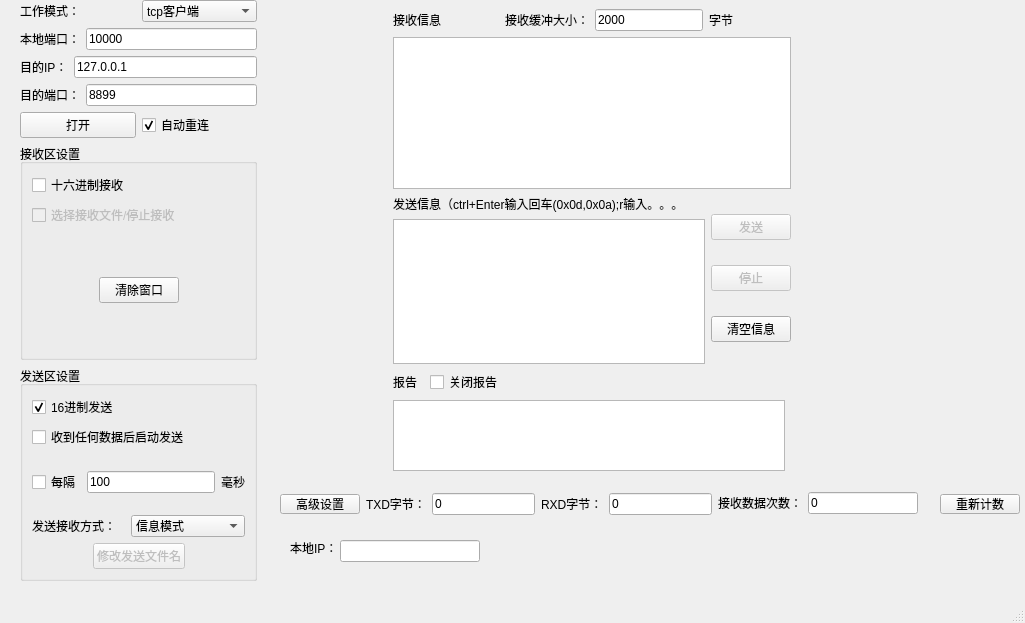
<?xml version="1.0" encoding="UTF-8"?>
<ui version="4.0">
 <class>MainWindow</class>
 <widget class="QMainWindow" name="MainWindow">
  <property name="geometry">
   <rect>
    <x>0</x>
    <y>0</y>
    <width>1025</width>
    <height>623</height>
   </rect>
  </property>
  <property name="windowTitle">
   <string>MainWindow</string>
  </property>
  <widget class="QWidget" name="centralwidget">
   <widget class="QWidget" name="layoutWidget">
    <property name="geometry">
     <rect>
      <x>393</x>
      <y>9</y>
      <width>398</width>
      <height>180</height>
     </rect>
    </property>
    <layout class="QVBoxLayout" name="verticalLayout_2">
     <item>
      <layout class="QHBoxLayout" name="horizontalLayout_6">
       <item>
        <widget class="QLabel" name="label_5">
         <property name="text">
          <string>接收信息</string>
         </property>
        </widget>
       </item>
       <item>
        <spacer name="horizontalSpacer">
         <property name="orientation">
          <enum>Qt::Horizontal</enum>
         </property>
         <property name="sizeHint" stdset="0">
          <size>
           <width>40</width>
           <height>20</height>
          </size>
         </property>
        </spacer>
       </item>
       <item>
        <widget class="QLabel" name="label_7">
         <property name="lineWidth">
          <number>1</number>
         </property>
         <property name="text">
          <string>接收缓冲大小：</string>
         </property>
        </widget>
       </item>
       <item>
        <widget class="QLineEdit" name="lineEdit">
         <property name="text">
          <string>2000</string>
         </property>
        </widget>
       </item>
       <item>
        <widget class="QLabel" name="label_8">
         <property name="text">
          <string>字节</string>
         </property>
        </widget>
       </item>
       <item>
        <spacer name="horizontalSpacer_3">
         <property name="orientation">
          <enum>Qt::Horizontal</enum>
         </property>
         <property name="sizeHint" stdset="0">
          <size>
           <width>40</width>
           <height>20</height>
          </size>
         </property>
        </spacer>
       </item>
      </layout>
     </item>
     <item>
      <widget class="QTextEdit" name="receiveMess">
       <property name="readOnly">
        <bool>true</bool>
       </property>
      </widget>
     </item>
    </layout>
   </widget>
   <widget class="QWidget" name="layoutWidget">
    <property name="geometry">
     <rect>
      <x>393</x>
      <y>370</y>
      <width>392</width>
      <height>101</height>
     </rect>
    </property>
    <layout class="QVBoxLayout" name="verticalLayout_5">
     <item>
      <layout class="QHBoxLayout" name="horizontalLayout_7">
       <item>
        <widget class="QLabel" name="label_10">
         <property name="text">
          <string>报告  </string>
         </property>
        </widget>
       </item>
       <item>
        <widget class="QCheckBox" name="closeReport">
         <property name="enabled">
          <bool>true</bool>
         </property>
         <property name="text">
          <string>关闭报告</string>
         </property>
         <property name="checked">
          <bool>false</bool>
         </property>
        </widget>
       </item>
       <item>
        <spacer name="horizontalSpacer_2">
         <property name="orientation">
          <enum>Qt::Horizontal</enum>
         </property>
         <property name="sizeHint" stdset="0">
          <size>
           <width>40</width>
           <height>20</height>
          </size>
         </property>
        </spacer>
       </item>
      </layout>
     </item>
     <item>
      <widget class="QTextEdit" name="report">
       <property name="readOnly">
        <bool>true</bool>
       </property>
      </widget>
     </item>
    </layout>
   </widget>
   <widget class="QLabel" name="label_12">
    <property name="geometry">
     <rect>
      <x>290</x>
      <y>540</y>
      <width>48</width>
      <height>16</height>
     </rect>
    </property>
    <property name="text">
     <string>本地IP：</string>
    </property>
   </widget>
   <widget class="QPushButton" name="advanceSetup">
    <property name="geometry">
     <rect>
      <x>280</x>
      <y>494</y>
      <width>80</width>
      <height>20</height>
     </rect>
    </property>
    <property name="text">
     <string>高级设置</string>
    </property>
   </widget>
   <widget class="QWidget" name="layoutWidget">
    <property name="geometry">
     <rect>
      <x>393</x>
      <y>195</y>
      <width>398</width>
      <height>169</height>
     </rect>
    </property>
    <layout class="QHBoxLayout" name="horizontalLayout_8">
     <item>
      <layout class="QVBoxLayout" name="verticalLayout_3">
       <item>
        <widget class="QLabel" name="label_9">
         <property name="text">
          <string>发送信息（ctrl+Enter输入回车(0x0d,0x0a);r输入。。。</string>
         </property>
        </widget>
       </item>
       <item>
        <widget class="QTextEdit" name="sendMess">
         <property name="markdown">
          <string/>
         </property>
         <property name="html">
          <string>&lt;!DOCTYPE HTML PUBLIC &quot;-//W3C//DTD HTML 4.0//EN&quot; &quot;http://www.w3.org/TR/REC-html40/strict.dtd&quot;&gt;
&lt;html&gt;&lt;head&gt;&lt;meta name=&quot;qrichtext&quot; content=&quot;1&quot; /&gt;&lt;style type=&quot;text/css&quot;&gt;
p, li { white-space: pre-wrap; }
&lt;/style&gt;&lt;/head&gt;&lt;body style=&quot; font-family:'SimSun'; font-size:9pt; font-weight:400; font-style:normal;&quot;&gt;
&lt;p style=&quot;-qt-paragraph-type:empty; margin-top:0px; margin-bottom:0px; margin-left:0px; margin-right:0px; -qt-block-indent:0; text-indent:0px;&quot;&gt;&lt;br /&gt;&lt;/p&gt;&lt;/body&gt;&lt;/html&gt;</string>
         </property>
         <property name="placeholderText">
          <string/>
         </property>
        </widget>
       </item>
      </layout>
     </item>
     <item>
      <layout class="QVBoxLayout" name="verticalLayout_4">
       <item>
        <widget class="QPushButton" name="sendButton">
         <property name="enabled">
          <bool>false</bool>
         </property>
         <property name="text">
          <string>发送</string>
         </property>
        </widget>
       </item>
       <item>
        <widget class="QPushButton" name="stopButton">
         <property name="enabled">
          <bool>false</bool>
         </property>
         <property name="text">
          <string>停止</string>
         </property>
        </widget>
       </item>
       <item>
        <widget class="QPushButton" name="clearButton">
         <property name="text">
          <string>清空信息</string>
         </property>
        </widget>
       </item>
      </layout>
     </item>
    </layout>
   </widget>
   <widget class="QWidget" name="layoutWidget">
    <property name="geometry">
     <rect>
      <x>20</x>
      <y>0</y>
      <width>237</width>
      <height>581</height>
     </rect>
    </property>
    <layout class="QVBoxLayout" name="verticalLayout_6">
     <item>
      <layout class="QVBoxLayout" name="verticalLayout">
       <item>
        <layout class="QHBoxLayout" name="horizontalLayout">
         <item>
          <widget class="QLabel" name="label">
           <property name="text">
            <string>工作模式：</string>
           </property>
          </widget>
         </item>
         <item>
          <widget class="QComboBox" name="workMode">
           <property name="currentIndex">
            <number>1</number>
           </property>
           <item>
            <property name="text">
             <string>tcp服务器</string>
            </property>
           </item>
           <item>
            <property name="text">
             <string>tcp客户端</string>
            </property>
           </item>
          </widget>
         </item>
        </layout>
       </item>
       <item>
        <layout class="QHBoxLayout" name="horizontalLayout_2">
         <item>
          <widget class="QLabel" name="label_2">
           <property name="text">
            <string>本地端口：</string>
           </property>
          </widget>
         </item>
         <item>
          <widget class="QLineEdit" name="localPort">
           <property name="text">
            <string>10000</string>
           </property>
          </widget>
         </item>
        </layout>
       </item>
       <item>
        <layout class="QHBoxLayout" name="horizontalLayout_3">
         <item>
          <widget class="QLabel" name="label_4">
           <property name="text">
            <string>目的IP：</string>
           </property>
          </widget>
         </item>
         <item>
          <widget class="QLineEdit" name="destinationIP">
           <property name="text">
            <string>127.0.0.1</string>
           </property>
          </widget>
         </item>
        </layout>
       </item>
       <item>
        <layout class="QHBoxLayout" name="horizontalLayout_4">
         <item>
          <widget class="QLabel" name="label_3">
           <property name="text">
            <string>目的端口：</string>
           </property>
          </widget>
         </item>
         <item>
          <widget class="QLineEdit" name="destinationPort">
           <property name="text">
            <string>8899</string>
           </property>
          </widget>
         </item>
        </layout>
       </item>
       <item>
        <layout class="QHBoxLayout" name="horizontalLayout_5">
         <item>
          <widget class="QPushButton" name="startButton">
           <property name="text">
            <string>打开</string>
           </property>
          </widget>
         </item>
         <item>
          <widget class="QCheckBox" name="autoConnect">
           <property name="text">
            <string>自动重连</string>
           </property>
           <property name="checked">
            <bool>true</bool>
           </property>
          </widget>
         </item>
        </layout>
       </item>
      </layout>
     </item>
     <item>
      <widget class="QGroupBox" name="groupBox">
       <property name="title">
        <string>接收区设置</string>
       </property>
       <layout class="QVBoxLayout" name="verticalLayout_7">
        <item>
         <widget class="QCheckBox" name="rece16">
          <property name="text">
           <string>十六进制接收</string>
          </property>
          <property name="checked">
           <bool>false</bool>
          </property>
         </widget>
        </item>
        <item>
         <widget class="QCheckBox" name="receiveFileOrsStop">
          <property name="enabled">
           <bool>false</bool>
          </property>
          <property name="text">
           <string>选择接收文件/停止接收</string>
          </property>
         </widget>
        </item>
        <item>
         <widget class="QWidget" name="widget" native="true">
          <layout class="QHBoxLayout" name="horizontalLayout_9">
           <item>
            <spacer name="horizontalSpacer_4">
             <property name="orientation">
              <enum>Qt::Horizontal</enum>
             </property>
             <property name="sizeHint" stdset="0">
              <size>
               <width>45</width>
               <height>20</height>
              </size>
             </property>
            </spacer>
           </item>
           <item>
            <widget class="QPushButton" name="clearWindow">
             <property name="text">
              <string>清除窗口</string>
             </property>
            </widget>
           </item>
           <item>
            <spacer name="horizontalSpacer_5">
             <property name="orientation">
              <enum>Qt::Horizontal</enum>
             </property>
             <property name="sizeHint" stdset="0">
              <size>
               <width>40</width>
               <height>20</height>
              </size>
             </property>
            </spacer>
           </item>
          </layout>
         </widget>
        </item>
       </layout>
      </widget>
     </item>
     <item>
      <widget class="QGroupBox" name="groupBox_2">
       <property name="title">
        <string>发送区设置</string>
       </property>
       <layout class="QVBoxLayout" name="verticalLayout_8">
        <item>
         <widget class="QCheckBox" name="sendHex">
          <property name="text">
           <string>16进制发送</string>
          </property>
          <property name="checked">
           <bool>true</bool>
          </property>
         </widget>
        </item>
        <item>
         <widget class="QCheckBox" name="receiveAndReply">
          <property name="text">
           <string>收到任何数据后启动发送</string>
          </property>
          <property name="checkable">
           <bool>true</bool>
          </property>
          <property name="checked">
           <bool>false</bool>
          </property>
         </widget>
        </item>
        <item>
         <layout class="QHBoxLayout" name="horizontalLayout_12">
          <item>
           <widget class="QCheckBox" name="sendGap">
            <property name="text">
             <string>每隔</string>
            </property>
            <property name="checked">
             <bool>false</bool>
            </property>
           </widget>
          </item>
          <item>
           <widget class="QLineEdit" name="sendGapTime">
            <property name="enabled">
             <bool>true</bool>
            </property>
            <property name="text">
             <string>100</string>
            </property>
           </widget>
          </item>
          <item>
           <widget class="QLabel" name="label_11">
            <property name="text">
             <string>毫秒</string>
            </property>
           </widget>
          </item>
         </layout>
        </item>
        <item>
         <layout class="QHBoxLayout" name="horizontalLayout_10">
          <item>
           <widget class="QLabel" name="label_6">
            <property name="text">
             <string>发送接收方式：</string>
            </property>
           </widget>
          </item>
          <item>
           <widget class="QComboBox" name="sendReceiveMode">
            <item>
             <property name="text">
              <string>信息模式</string>
             </property>
            </item>
            <item>
             <property name="text">
              <string>文件模式</string>
             </property>
            </item>
            <item>
             <property name="text">
              <string>发送收到的数据</string>
             </property>
            </item>
           </widget>
          </item>
         </layout>
        </item>
        <item>
         <layout class="QHBoxLayout" name="horizontalLayout_11">
          <item>
           <spacer name="horizontalSpacer_6">
            <property name="orientation">
             <enum>Qt::Horizontal</enum>
            </property>
            <property name="sizeHint" stdset="0">
             <size>
              <width>40</width>
              <height>20</height>
             </size>
            </property>
           </spacer>
          </item>
          <item>
           <widget class="QPushButton" name="modifyName">
            <property name="enabled">
             <bool>false</bool>
            </property>
            <property name="text">
             <string>修改发送文件名</string>
            </property>
           </widget>
          </item>
          <item>
           <spacer name="horizontalSpacer_7">
            <property name="orientation">
             <enum>Qt::Horizontal</enum>
            </property>
            <property name="sizeHint" stdset="0">
             <size>
              <width>40</width>
              <height>20</height>
             </size>
            </property>
           </spacer>
          </item>
         </layout>
        </item>
       </layout>
      </widget>
     </item>
    </layout>
   </widget>
   <widget class="QWidget" name="layoutWidget">
    <property name="geometry">
     <rect>
      <x>718</x>
      <y>491</y>
      <width>200</width>
      <height>24</height>
     </rect>
    </property>
    <layout class="QHBoxLayout" name="horizontalLayout_17">
     <item>
      <widget class="QLabel" name="label_15">
       <property name="text">
        <string>接收数据次数：</string>
       </property>
      </widget>
     </item>
     <item>
      <widget class="QLineEdit" name="receiveDataCount">
       <property name="text">
        <string>0</string>
       </property>
      </widget>
     </item>
    </layout>
   </widget>
   <widget class="QWidget" name="layoutWidget">
    <property name="geometry">
     <rect>
      <x>366</x>
      <y>491</y>
      <width>346</width>
      <height>26</height>
     </rect>
    </property>
    <layout class="QHBoxLayout" name="horizontalLayout_15">
     <item>
      <widget class="QLabel" name="label_13">
       <property name="text">
        <string>TXD字节：</string>
       </property>
      </widget>
     </item>
     <item>
      <widget class="QLineEdit" name="lineEdit_4">
       <property name="text">
        <string>0</string>
       </property>
      </widget>
     </item>
     <item>
      <layout class="QHBoxLayout" name="horizontalLayout_16">
       <item>
        <widget class="QLabel" name="label_14">
         <property name="text">
          <string>RXD字节：</string>
         </property>
        </widget>
       </item>
       <item>
        <widget class="QLineEdit" name="lineEdit_5">
         <property name="text">
          <string>0</string>
         </property>
        </widget>
       </item>
      </layout>
     </item>
    </layout>
   </widget>
   <widget class="QPushButton" name="pushButton_3">
    <property name="geometry">
     <rect>
      <x>940</x>
      <y>494</y>
      <width>80</width>
      <height>20</height>
     </rect>
    </property>
    <property name="text">
     <string>重新计数</string>
    </property>
   </widget>
   <widget class="QLineEdit" name="localIP">
    <property name="geometry">
     <rect>
      <x>340</x>
      <y>540</y>
      <width>140</width>
      <height>22</height>
     </rect>
    </property>
    <property name="minimumSize">
     <size>
      <width>140</width>
      <height>0</height>
     </size>
    </property>
   </widget>
   <widget class="QWidget" name="widget_2" native="true">
    <property name="enabled">
     <bool>true</bool>
    </property>
    <property name="geometry">
     <rect>
      <x>160</x>
      <y>330</y>
      <width>211</width>
      <height>40</height>
     </rect>
    </property>
   </widget>
  </widget>
  <widget class="QMenuBar" name="menubar">
   <property name="geometry">
    <rect>
     <x>0</x>
     <y>0</y>
     <width>1025</width>
     <height>21</height>
    </rect>
   </property>
  </widget>
  <widget class="QStatusBar" name="statusbar"/>
 </widget>
 <resources/>
 <connections/>
</ui>
